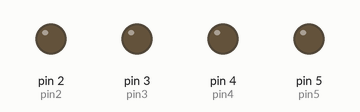
Simulated run of this sketch. Board: Arduino Uno, built with avr-gcc and run on an emulated ATmega328P. Shown: output pins drawn as LEDs (lit = HIGH).

Above: at 0.1 s.
At 4.1 s:
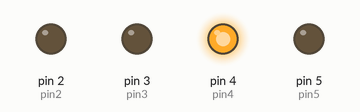
At 8.1 s:
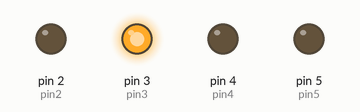
At 18.1 s:
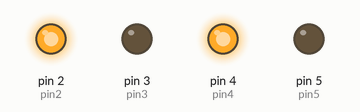
At 28.1 s:
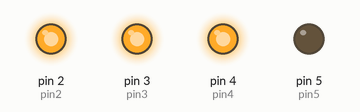
At 38.1 s:
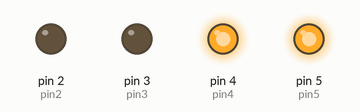
Timing chart, 0 to 39.6 s (numbered marks = the images above):
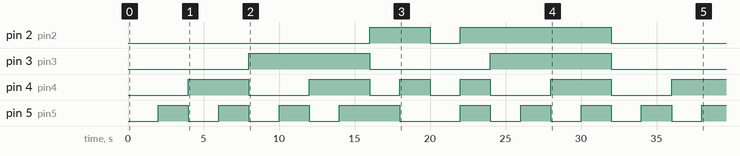

The sketch:

BareMinimum_2.ino
```cpp
int pin2=2;
int pin3=3;
int pin4=4;
int pin5=5;
int gap=2000;
void setup() {
  // put your setup code here, to run once:
pinMode(pin2,OUTPUT);
pinMode(pin3,OUTPUT);
pinMode(pin4,OUTPUT);
pinMode(pin5,OUTPUT);

}

void loop() {
  // put your main code here, to run repeatedly:
digitalWrite(pin2,LOW);
digitalWrite(pin3,LOW);
digitalWrite(pin4,LOW);
digitalWrite(pin5,LOW);
delay(gap);

digitalWrite(pin2,LOW);
digitalWrite(pin3,LOW);
digitalWrite(pin4,LOW);
digitalWrite(pin5,HIGH);
delay(gap);

digitalWrite(pin2,LOW);
digitalWrite(pin3,LOW);
digitalWrite(pin4,HIGH);
digitalWrite(pin5,LOW);
delay(gap);

digitalWrite(pin2,LOW);
digitalWrite(pin3,LOW);
digitalWrite(pin4,HIGH);
digitalWrite(pin5,HIGH);
delay(gap);

digitalWrite(pin2,LOW);
digitalWrite(pin3,HIGH);
digitalWrite(pin4,LOW);
digitalWrite(pin5,LOW);
delay(gap);

digitalWrite(pin2,LOW);
digitalWrite(pin3,HIGH);
digitalWrite(pin4,LOW);
digitalWrite(pin5,HIGH);
delay(gap);

digitalWrite(pin2,LOW);
digitalWrite(pin3,HIGH);
digitalWrite(pin4,HIGH);
digitalWrite(pin5,LOW);
delay(gap);

digitalWrite(pin2,LOW);
digitalWrite(pin3,HIGH);
digitalWrite(pin4,HIGH);
digitalWrite(pin5,HIGH);
delay(gap);

digitalWrite(pin2,HIGH);
digitalWrite(pin3,LOW);
digitalWrite(pin4,LOW);
digitalWrite(pin5,HIGH);
delay(gap);

digitalWrite(pin2,HIGH);
digitalWrite(pin3,LOW);
digitalWrite(pin4,HIGH);
digitalWrite(pin5,LOW);
delay(gap);

digitalWrite(pin2,LOW);
digitalWrite(pin3,LOW);
digitalWrite(pin4,LOW);
digitalWrite(pin5,LOW);
delay(gap);

digitalWrite(pin2,HIGH);
digitalWrite(pin3,LOW);
digitalWrite(pin4,HIGH);
digitalWrite(pin5,HIGH);
delay(gap);

digitalWrite(pin2,HIGH);
digitalWrite(pin3,HIGH);
digitalWrite(pin4,LOW);
digitalWrite(pin5,LOW);
delay(gap);

digitalWrite(pin2,HIGH);
digitalWrite(pin3,HIGH);
digitalWrite(pin4,LOW);
digitalWrite(pin5,HIGH);
delay(gap);

digitalWrite(pin2,HIGH);
digitalWrite(pin3,HIGH);
digitalWrite(pin4,HIGH);
digitalWrite(pin5,LOW);
delay(gap);

digitalWrite(pin2,HIGH);
digitalWrite(pin3,HIGH);
digitalWrite(pin4,HIGH);
digitalWrite(pin5,HIGH);
delay(gap);
}
```

Measured:
- by itself, pin 2 (pin2): LOW → HIGH at 16.0 s, → LOW 4.0 s later, → HIGH 2.0 s later, → LOW 10.0 s later
- by itself, pin 3 (pin3): alternates HIGH for 8.0 s and LOW for 8.0 s
- by itself, pin 4 (pin4): LOW → HIGH at 4.0 s, → LOW 4.0 s later, → HIGH 4.0 s later, → LOW 4.0 s later, … (11 changes in this stretch)
- by itself, pin 5 (pin5): goes 3 × (HIGH 2.0 s, LOW 2.0 s), HIGH 4.0 s, LOW 4.0 s, 4 × (HIGH 2.0 s, LOW 2.0 s), then HIGH
